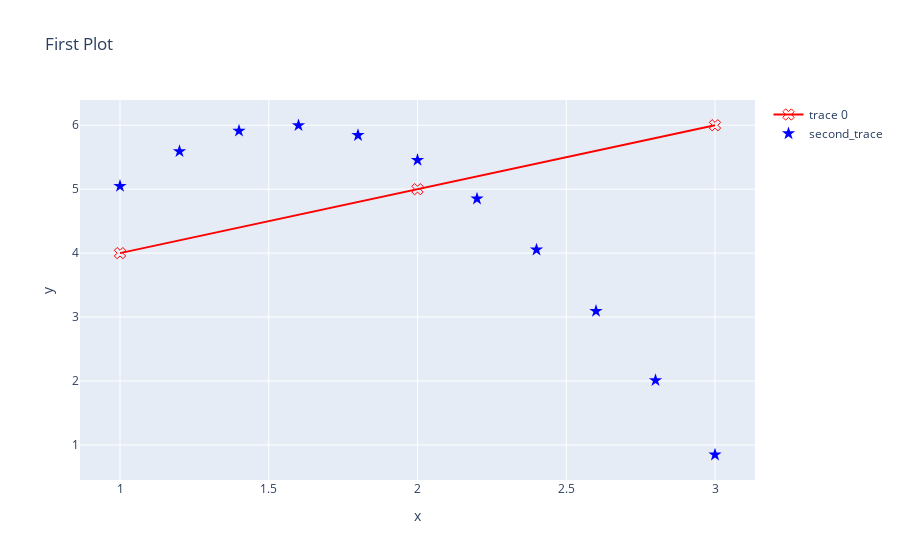

Notebook source saved alongside this figure:
### Code cell
# layout object is a dictionary object with specificatons common for all figure object(title, axes, legend, etc)
layout={'title':'First Plot', 'xaxis':{'title': 'x'}, 'yaxis':{'title':'y'}}
iplot(go.Figure(data=data, layout=layout))

### Figure 1 — Plotly figure (JSON) as saved in the notebook; plotly's stock layout.template omitted (floating-point values rounded to 4 significant figures)
{"data": [{"marker": {"color": "red", "size": 10, "symbol": 104}, "mode": "markers+lines", "text": ["one", "two", "three"], "type": "scatter", "x": [1, 2, 3], "y": [4, 5, 6]}, {"marker": {"color": "blue", "size": 10, "symbol": "star"}, "mode": "markers", "name": "second_trace", "type": "scatter", "x": [1, 1.2, 1.4, 1.6, 1.8, 2.0, 2.2, 2.4, 2.6, 2.8, 3.0], "y": [5.049, 5.592, 5.913, 5.997, 5.843, 5.456, 4.851, 4.053, 3.093, 2.01, 0.8467]}], "layout": {"title": {"text": "First Plot"}, "xaxis": {"title": {"text": "x"}}, "yaxis": {"title": {"text": "y"}}}}
